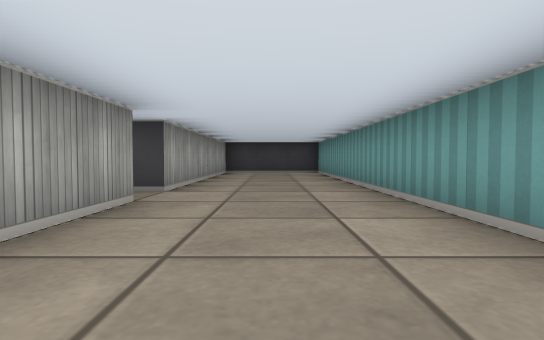
[1] (above)

16 first-person views from a walk through a cub3D ray-caster map. The camera is about half as high as the walls, tilts 2° down and sees 80° across. The floor is counted in squares. Each view is taken from the middle of a square. On the plan, view 1 faces up. The plan holds only what a view shows up to about 9 squares ahead; the rest is blank.

[2]
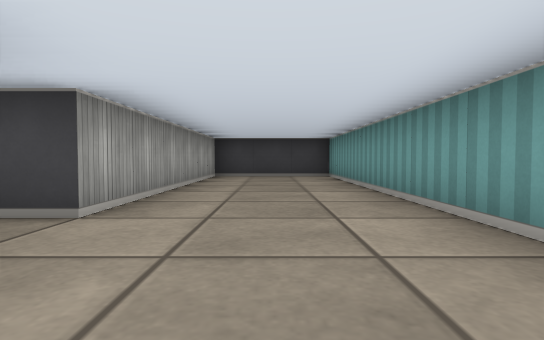

[3]
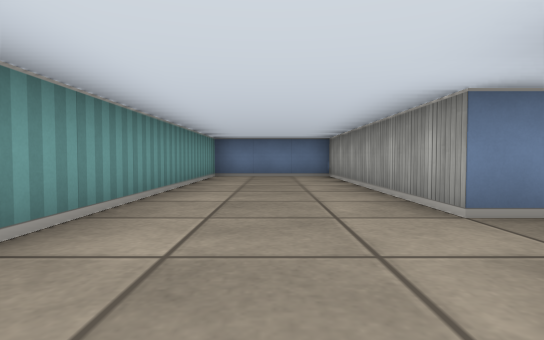

[4]
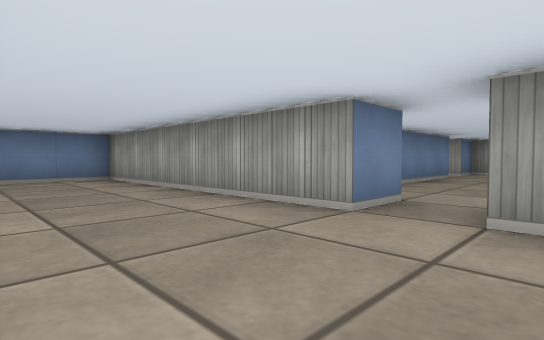

[5]
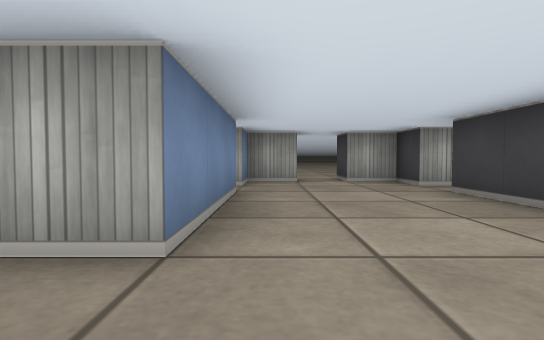

[6]
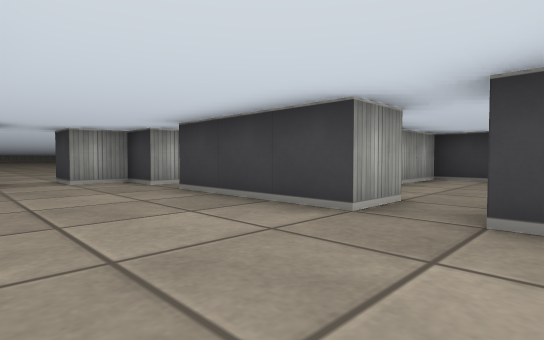

[7]
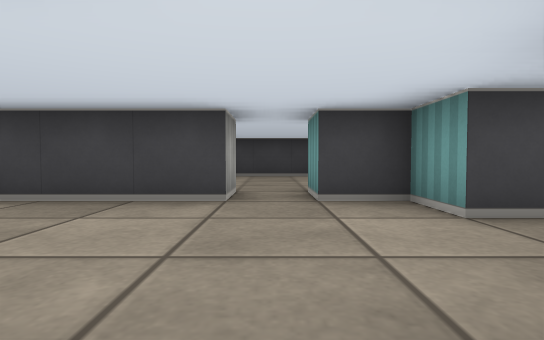

[8]
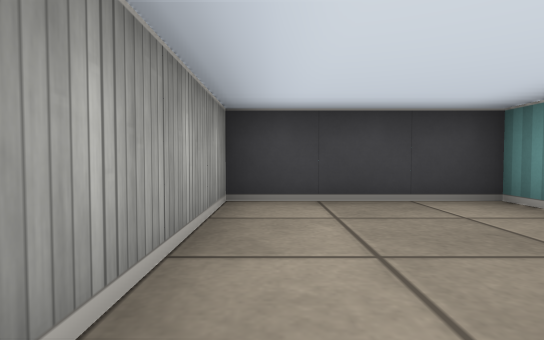

[9]
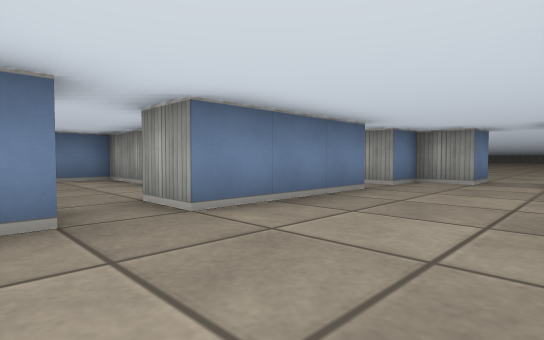

[10]
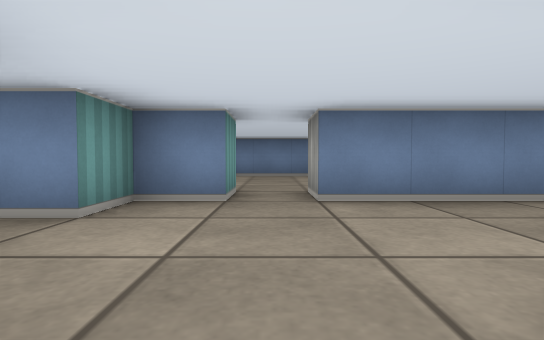

[11]
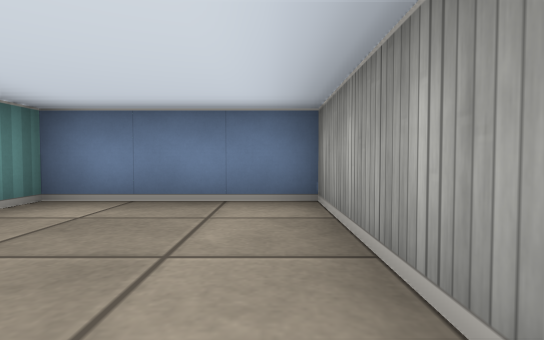

[12]
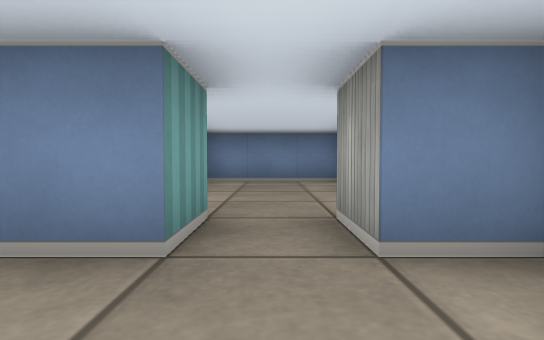

[13]
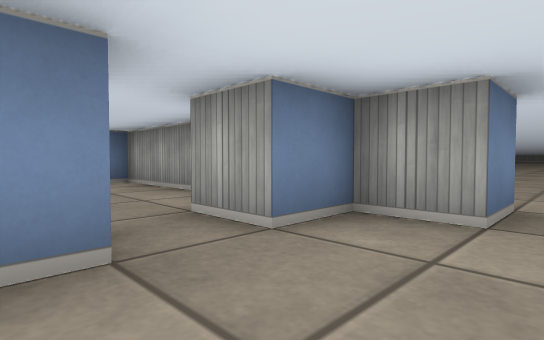

[14]
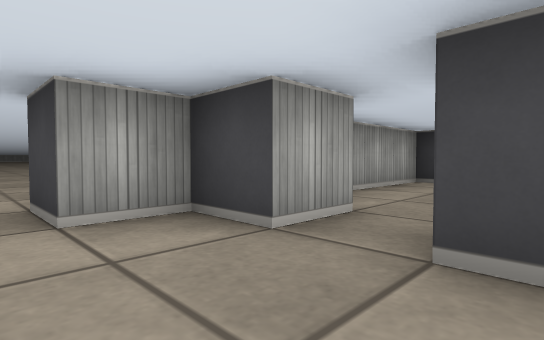

[15]
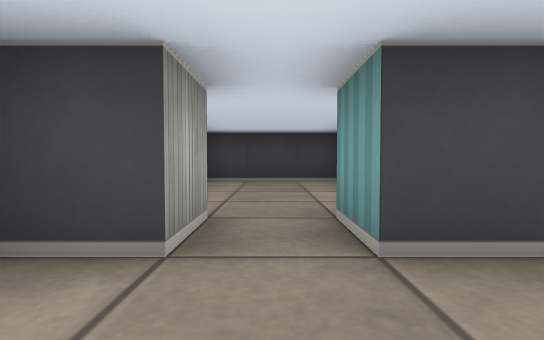

[16]
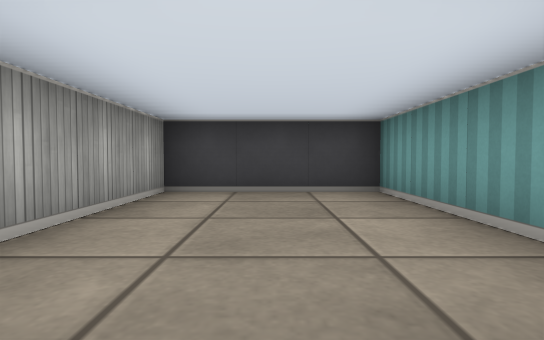

### Floor plan
Ten units are one square. View 1 is at (0, 0); x grows to the right and y downward. Boxes are objects, and circles mark ways between rooms. Rooms are numbered by the first view taken in them; rooms with no view inside come last. Other rooms are left out.
<svg viewBox="-105 -110 125 140">
<path fill="none" stroke="#000" d="M-15 -35 -15 25 15 25 15 -105 -15 -105 -15 -45M-75 -25 -45 -25 -45 -15M-45 -65 -45 -55 -75 -55 -75 -65M-95 -35 -95 -25 -85 -25M-35 -15 -35 -25 -25 -25 -25 -35 -15 -35M-85 -66 -85 -55 -95 -55 -95 -45M-15 -45 -25 -45 -25 -55 -35 -55 -35 -65M-25 -99 -25 -105 -55 -105 -55 -75M-55 -5 -55 25 -25 25 -25 19M-95 1 -95 25 -66 25M-75 -15 -75 -25M-85 -25 -85 -15M-65 -78 -65 -105 -95 -105 -95 -78"/>
<circle cx="-20" cy="-40" r="3" fill="#2a7"/>
<circle cx="-40" cy="-60" r="3" fill="#2a7"/>
<circle cx="-40" cy="-20" r="3" fill="#2a7"/>
<circle cx="-80" cy="-20" r="3" fill="#2a7"/>
<circle cx="-80" cy="-60" r="3" fill="#2a7"/>
<text x="0" y="-40">1</text>
<text x="-60" y="-40">2</text>
<text x="-40" y="-90">3</text>
<text x="-40" y="0">4</text>
<text x="-80" y="0">5</text>
<text x="-80" y="-90">6</text>
</svg>
Room 1 opens to room 2. Room 2 opens to room 3. Room 2 opens to room 4. Room 2 opens to room 5. Room 2 opens to room 6.

Where each view was taken, in squares from view 1:
view 1: 0 up, 0 right, facing up
view 2: 2 up, 0 right, facing up
view 3: 6 up, 0 right, facing down
view 4: 5 up, 1 right, facing down-left
view 5: 3 up, 3 left, facing left
view 6: 3 up, 3 left, facing up-left
view 7: 2 up, 4 left, facing up
view 8: 7 up, 5 left, facing up
view 9: 5 up, 3 left, facing down-left
view 10: 6 up, 4 left, facing down
view 11: 1 up, 5 left, facing down
view 12: 4 up, 8 left, facing down
view 13: 4 up, 7 left, facing down-left
view 14: 4 up, 7 left, facing up-left
view 15: 4 up, 8 left, facing up
view 16: 6 up, 8 left, facing up
